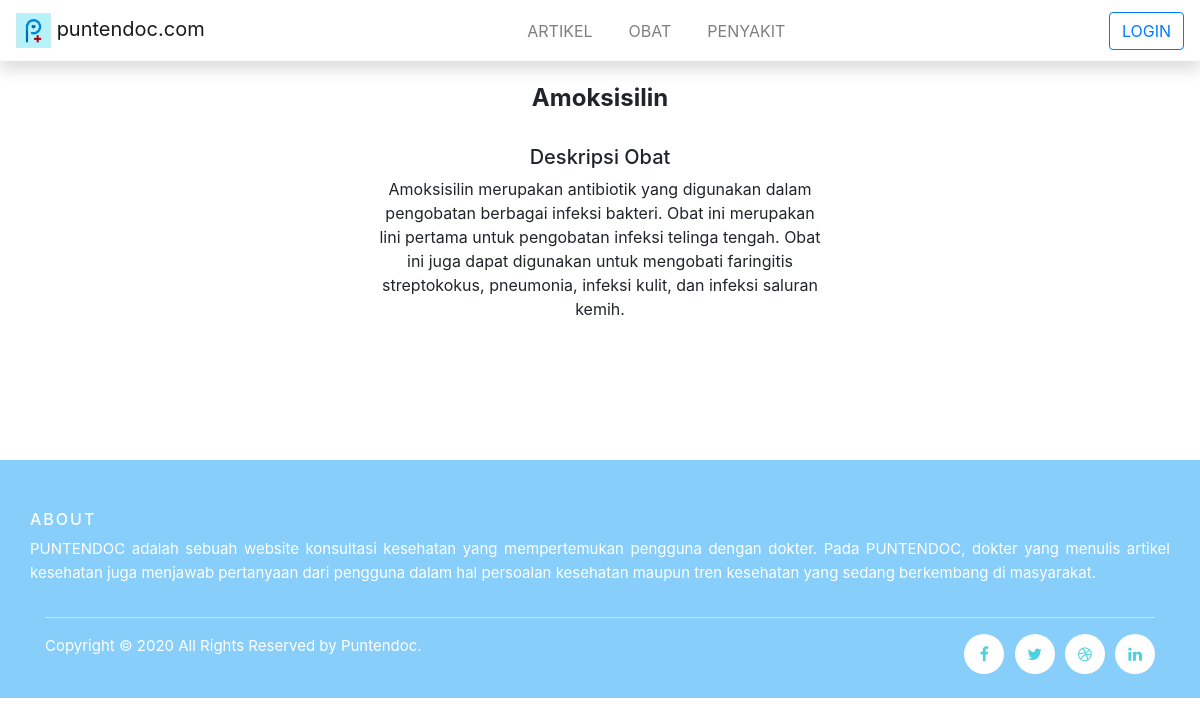
The page /obatdetail/6 on the database its author committed.
### tables this page shows
CREATE TABLE `tbl_obat` (
  `id` int(11) NOT NULL,
  `nama` varchar(50) NOT NULL,
  `deskripsi` varchar(1000) NOT NULL,
  `link` varchar(1000) NOT NULL
);

### application/controllers/ObatDetail.php (called while the page is built, shortened)
<?php
class ObatDetail extends CI_Controller{
	function __construct(){
		$this->load->model('Obat');
		$this->load->model('admin');
	}
	public function index($id){
		$obat = $this->Obat->get_obat_by_id($id);
		$data['obat'] = $obat;
		$data['judul'] = $obat[0]->nama;
		if($this->admin->is_role() == "admin"){
            $this->load->view('templates/headadmin', $data);
        }else if ($this->admin->is_role() == "user"){
			$this->load->view('templates/headuser', $data);
		}else{
			$this->load->view('templates/header', $data);
		}
		$this->load->view('show_detail/detail_obat', $data);
		$this->load->view('templates/footer');
	}
}

### index.php (called while the page is built, shortened)
<?php
require_once BASEPATH.'core/CodeIgniter.php';

### application/models/Obat.php (called while the page is built, shortened)
<?php
	class Obat extends CI_Model{
		public function get_obat_by_id($id){
			$this->db->where('id', $id);
			return $this->db->get('tbl_obat')->result();
		}
	}
?>

### application/views/show_detail/detail_obat.php (the view)
<section class="container text-center" style="min-height: 50vh;width:40%">
	<br>
	<h4><?= $obat[0]->nama?></h4>
	<br>
	<h5>Deskripsi Obat</h5>
	<p><?= $obat[0]->deskripsi?></p>
</section>

### assets/css/style.css (style rules this page uses)
body { padding-top: 60px; }
h4 { font-weight:700; }

### rows shown on the page
tbl_obat: nama "Amoksisilin", deskripsi "Amoksisilin merupakan antibiotik yang digunakan dalam pengobatan berbagai infeksi bakteri. Obat ini merupakan lini pertama untuk pengobatan infeksi telinga tengah. Obat ini juga dapat digunakan untuk mengobati faringitis streptokokus, pneumonia, infeksi kulit, dan infeksi saluran kemih."
